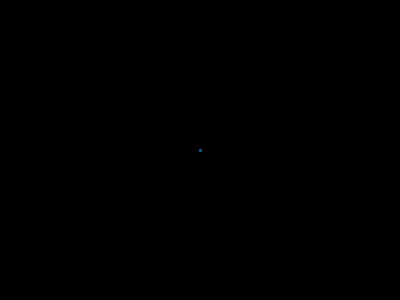
Frame 1 (no input)
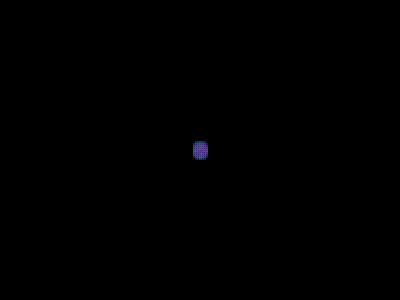
Frame 60 (the mouse pressed at the canvas centre just before this capture)
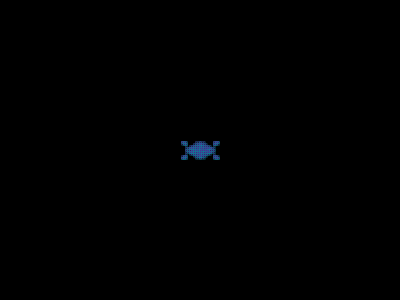
Frame 120 (the mouse held since frame 60 and released just before this capture)

The Processing sketch that drew these frames (run headless with seeded random() and noise(); from frame 60 on, the mouse is pressed at the canvas centre):

// Processing sketch: processing_101876
// ── processing_101876.pde

int x;
int y;
int a;
int b;
int count = 0;

void setup() {
  size(400, 300);
  x = width/2;
  y = height/2;
  a = width/2;
  b = height/2;
  background(0);
  stroke(14,121,149,100);
  fill(104,14,149,100);
}

void draw() {
  if (count <= 3500) {
  ellipse(x,y,2,2);
  ellipse(a,b,2,2);
  ellipse(x,b,2,2);
  ellipse(a,y,2,2);
  float choice = random(4);
  if (choice <= 1) {
    x = x+2;
    a = a-2;
  }
  if ((choice > 1) && (choice <= 2)) {
    x = x-2;
    a = a+2;
  }
  if ((choice > 2) && (choice <= 3)) {
    y = y+2;
    b = b-2;
  }
  if ((choice > 3) && (choice <= 4)) {
    y = y-2;
    b = b+2;
  }
  count++;
 } else {
   background(0);
   x=width/2;
   y=height/2;
   a=width/2;
   b=height/2;
   count=0;
  }
}
